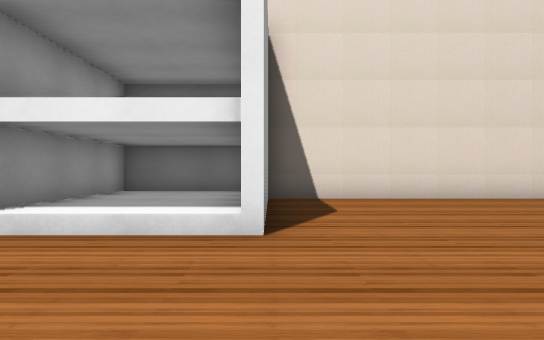
View 1 (above)

19 first-person views from a walk through a Godot game level. The camera is 1.2 m above the floor, looks level and sees 75° across. The floor is counted in squares, 2 m on a side. Each view is taken from the middle of a square. On the plan, view 1 faces up. The plan holds only what a view shows up to about 10 squares ahead; the rest is blank. The place goes on beyond the plan. Some surface patterns are stand-ins.

View 2
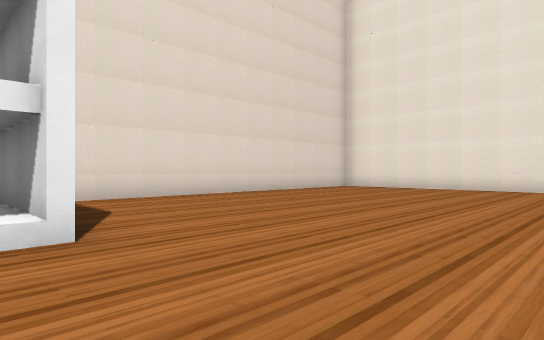

View 3
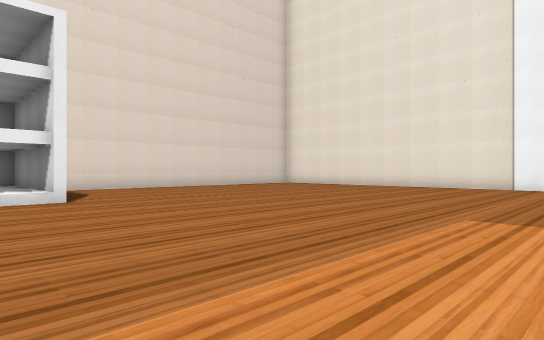

View 4
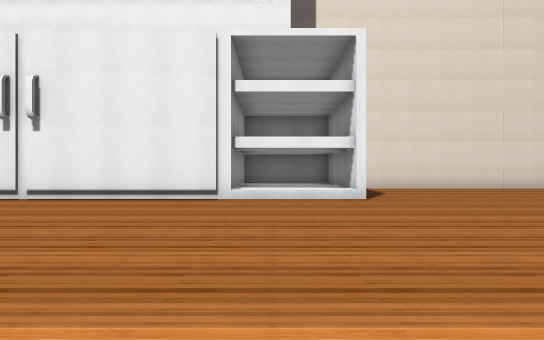

View 5
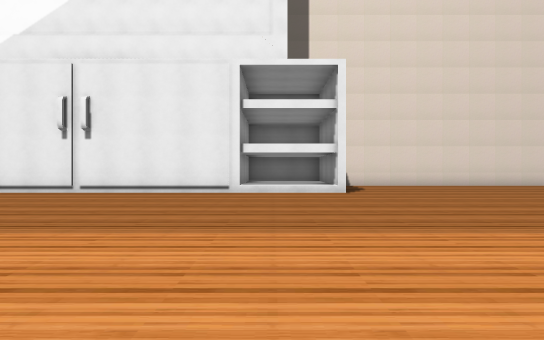

View 6
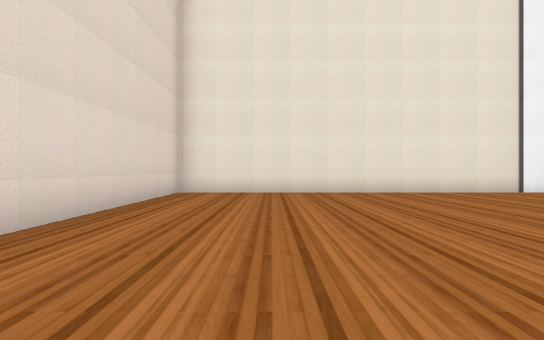

View 7
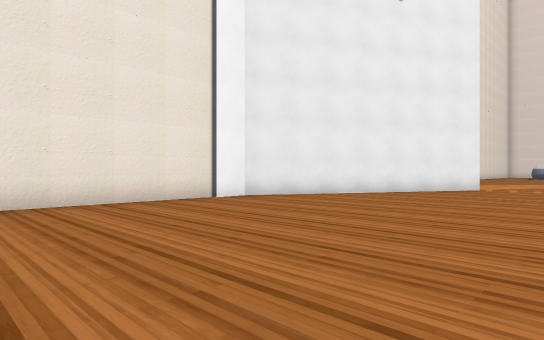

View 8
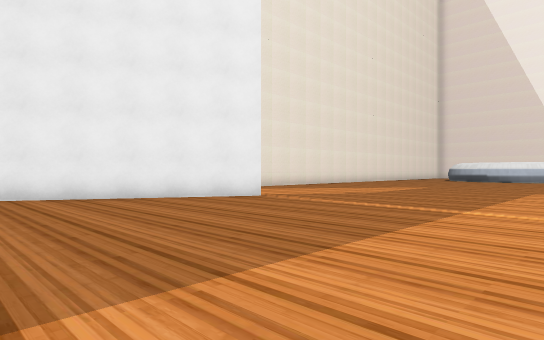

View 9
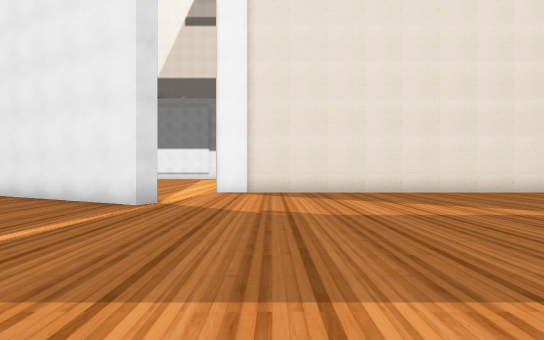

View 10
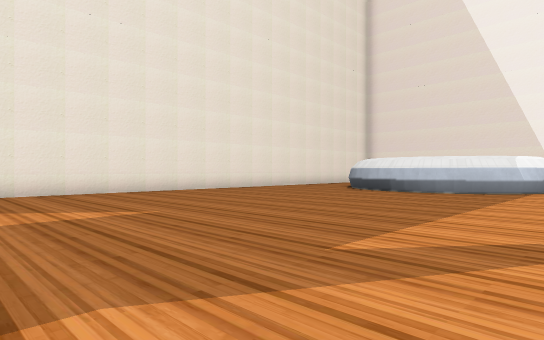

View 11
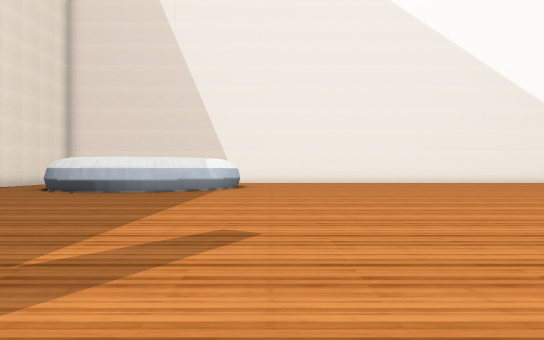

View 12
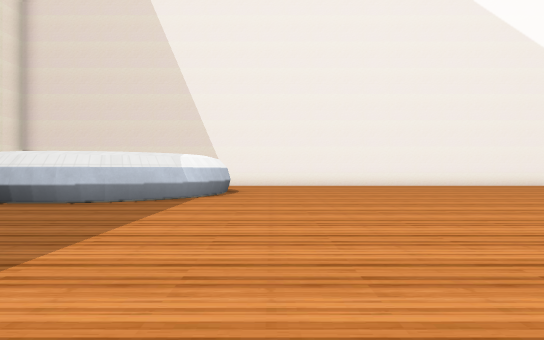

View 13
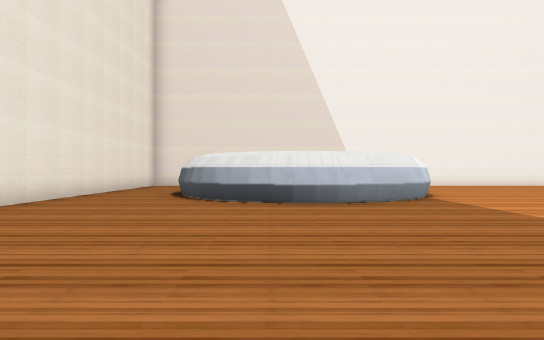

View 14
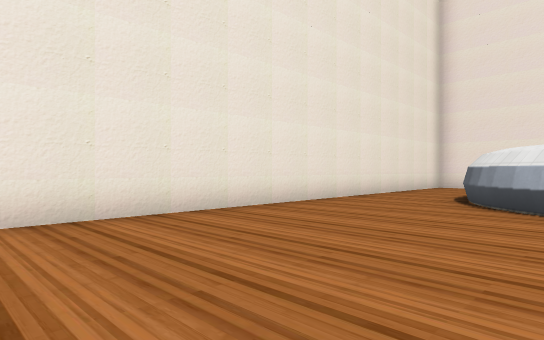

View 15
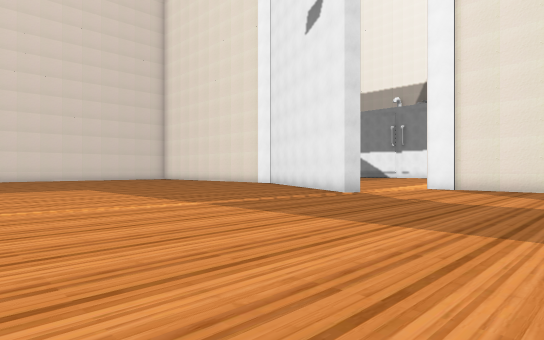

View 16
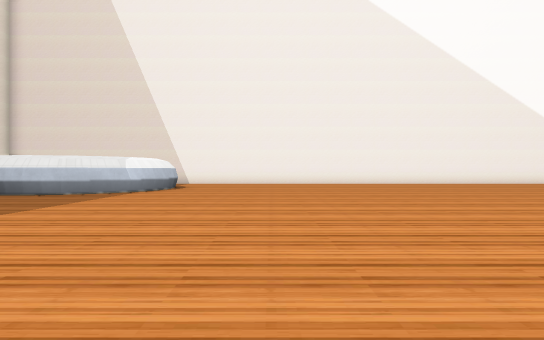

View 17
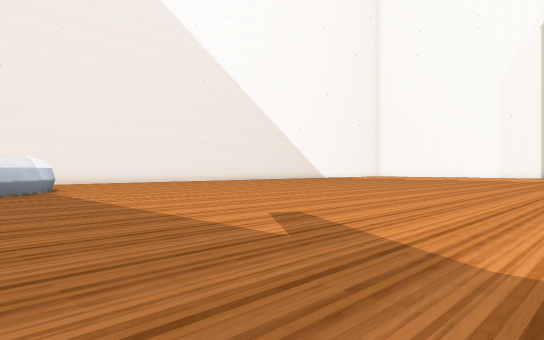

View 18
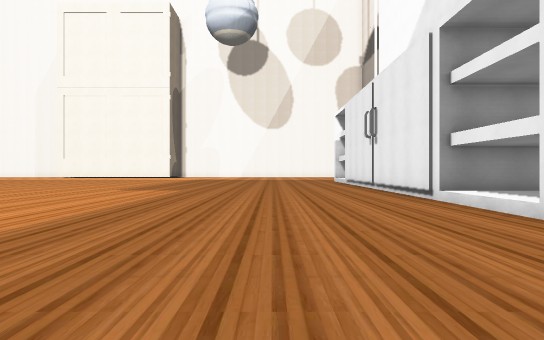

View 19
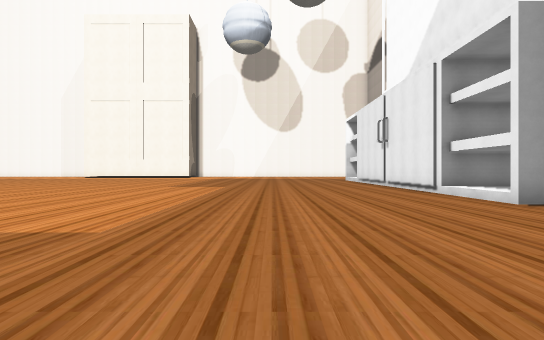

### Floor plan
Points are (right, up) in squares from view 1. A wall is a line through its corners. A room is listed if a view was taken in it or the views show most of it. See-through windows are left out.
Room 1 (views 1, 2, 3, 4, 5, 6, 7, 8, 9, 10, 11, 12, 13, 14, 15, 16, 17, 18, 19)
walls: (7.5, -8.9) (7, -8.7) (10.5, -2.3) (10.5, 7.5) (-0.1, 7.5) (-0.1, 3.1); (4.7, -22.3) (5.2, -22.3); (5.2, -22.2) (5.7, -22.3); (4.4, -22.4) (4.9, -22.3); (4, -22.5) (4.5, -22.3); (3.6, -22.7) (4.1, -22.5); (5.6, -22.3) (6, -22.4) (6.5, -22.5); (3.3, -22.9) (3.7, -22.7); (3, -23.2) (3.4, -22.8); (6.4, -22.5) (6.8, -22.7); (-0.3, 3.1) (-0.3, 6.8) (-2.8, 6.8) (-2.8, 3.2) (-6.5, 3.2); (6.7, -22.6) (7.2, -22.9); (2.8, -23.5) (3.1, -23.1); (7, -22.8) (7.5, -23.2); (2.5, -23.8) (2.8, -23.4); (7.4, -23.1) (7.7, -23.5); (2.4, -24.2) (2.6, -23.7); (7.6, -23.4) (8, -23.9); (2.2, -24.6) (2.4, -24.1); (7.9, -23.7) (8.1, -24.2); (2.1, -25) (2.2, -24.5); (8.1, -24.1) (8.2, -24.5); (10.5, -26.5) (10.5, -9.5)
ways out: opening at (10, -9)

Positions as (right, up) in squares from view 1, and headings:
1: (0, 0), facing up
2: (-1, 0), facing up-right
3: (-2, -4), facing up-right
4: (-2, -4), facing up
5: (-2, -6), facing up
6: (1, 5), facing right
7: (4, 3), facing down-right
8: (1, -3), facing down-right
9: (1, -11), facing right
10: (1, -13), facing down-right
11: (1, -13), facing down
12: (1, -16), facing down
13: (6, -16), facing down
14: (6, -17), facing down-right
15: (-1, -14), facing up-right
16: (-1, -14), facing down
17: (5, -13), facing down-left
18: (4, 0), facing left
19: (6, -1), facing left
